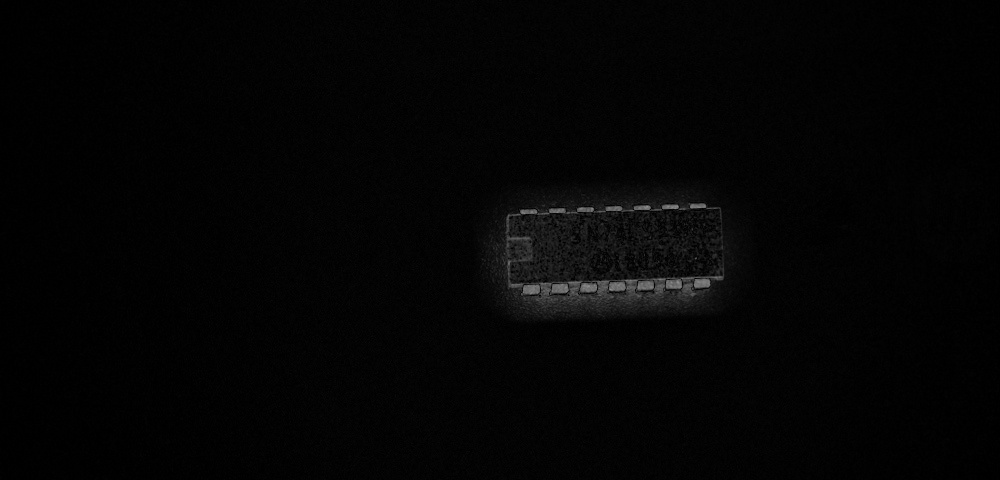
#> input picture SubImages/subtracted_image.jpg, 1000 x 480 px, found by its file name
$ python MaskTest1.py
#> lines starting #> are read from the running program, lines starting #| are printed output that depends on the picture; after the words box and inside, x2 and y2 are one past the last pixel; in counts of white or black regions, pixels touching at a corner belong together
import cv2
import numpy as np
import os

def preprocess_image(image):
    gray_image = cv2.cvtColor(image, cv2.COLOR_BGR2GRAY)
    blurred_image = cv2.GaussianBlur(gray_image, (5, 5), 0)
    edges = cv2.Canny(blurred_image, 50, 150)

    return edges

def detect_and_draw_lines(image, edges):
    lines = cv2.HoughLinesP(edges, 1, np.pi / 180, threshold=100, minLineLength=200, maxLineGap=100)

    # If lines are found, draw them
    if lines is not None:
        line1 = lines[0][0]
        line2 = lines[1][0]
        x1, y1, x2, y2 = line1
        x3, y3, x4, y4 = line2
        # Draw the lines on the image
        cv2.line(image, (x1, y1), (x2, y2), (0, 255, 0), 2)
        cv2.line(image, (x3, y3), (x4, y4), (0, 255, 0), 2)
        p1 = (x1, y1)
        p2 = (x2, y2)
        p3 = (x4, y4)
        p4 = (x3, y3)
        # Draw the vertical connecting lines to form a rectangle
        cv2.line(image, p1, p4, (0, 255, 0), 2)
        cv2.line(image, p2, p3, (0, 255, 0), 2)
        return np.array([p1, p2, p3, p4])
    return None

def mask_image(image, polygon):
    # Create a black mask with the same dimensions as the image
    mask = np.zeros_like(image)
    # Fill the polygon with white (the area to keep)
    cv2.fillPoly(mask, [polygon], (255, 255, 255))
    # Apply the mask to the original image
    masked_image = cv2.bitwise_and(image, mask)
    return masked_image

if __name__ == "__main__":
    image_path = "/Users/lucaslinnemann/Desktop/LucasFiles/SubImages/subtracted_image.jpg"
    save_directory = "/Users/lucaslinnemann/Desktop/LucasFiles/Images/SemiCondFindImages/"

    if not os.path.exists(save_directory):
        os.makedirs(save_directory)

    original_image = cv2.imread(image_path)
#> original_image is the input picture: shape (480, 1000, 3); min 0, max 148, mean 4

    if original_image is None:
        raise ValueError(f"Image not found: {image_path}")
    edges = preprocess_image(original_image)
#> in preprocess_image, `edges = cv2.Canny(blurred_image, 50, 150)`:
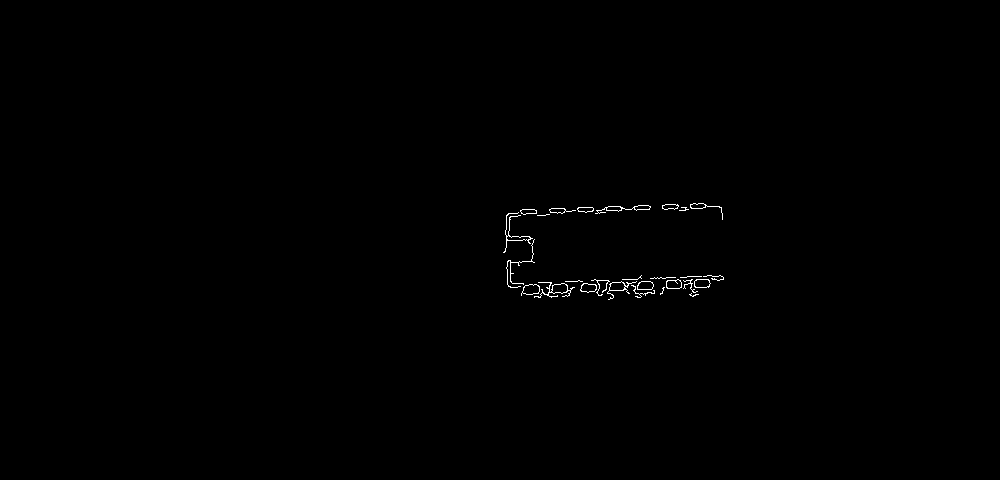
#> edges: shape (480, 1000); 0.29% white in thin lines or dots, all inside (x1, y1, x2, y2) = (503, 203, 724, 300)
    polygon = detect_and_draw_lines(original_image, edges)
#> in detect_and_draw_lines, `lines = cv2.HoughLinesP(edges, 1, np.pi / 180, threshold=100, minLineL..`: lines = [[508, 213, 719, 206], [507, 283, 722, 276]]
#> in detect_and_draw_lines, `line1 = lines[0][0]`: line1 = [508, 213, 719, 206]
#> in detect_and_draw_lines, `line2 = lines[1][0]`: line2 = [507, 283, 722, 276]
#> in detect_and_draw_lines, `x1, y1, x2, y2 = line1`: x1 = 508; y1 = 213; x2 = 719; y2 = 206
#> in detect_and_draw_lines, `x3, y3, x4, y4 = line2`: x3 = 507; y3 = 283; x4 = 722; y4 = 276
#> in detect_and_draw_lines, `p1 = (x1, y1)`: p1 = (508, 213)
#> in detect_and_draw_lines, `p2 = (x2, y2)`: p2 = (719, 206)
#> in detect_and_draw_lines, `p3 = (x4, y4)`: p3 = (722, 276)
#> in detect_and_draw_lines, `p4 = (x3, y3)`: p4 = (507, 283)
#> in detect_and_draw_lines, `cv2.line(image, p2, p3, (0, 255, 0), 2)`:
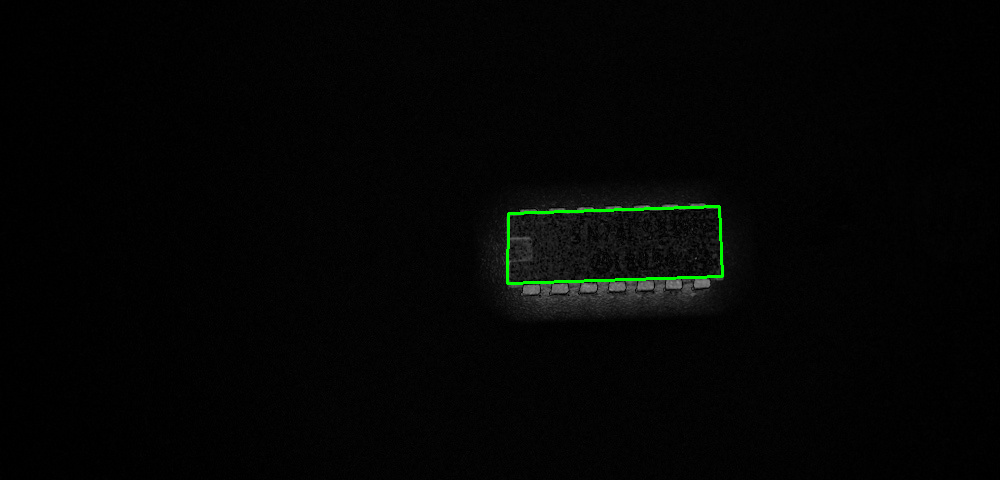
#> image: shape (480, 1000, 3); mean B, G, R 3.8, 4.7, 3.8
#> polygon = [[508, 213], [719, 206], [722, 276], [507, 283]]

    # If a valid area is detected, mask the image
    if polygon is not None:

        masked_image = mask_image(original_image, polygon)
#> in mask_image, `cv2.fillPoly(mask, [polygon], (255, 255, 255))`:
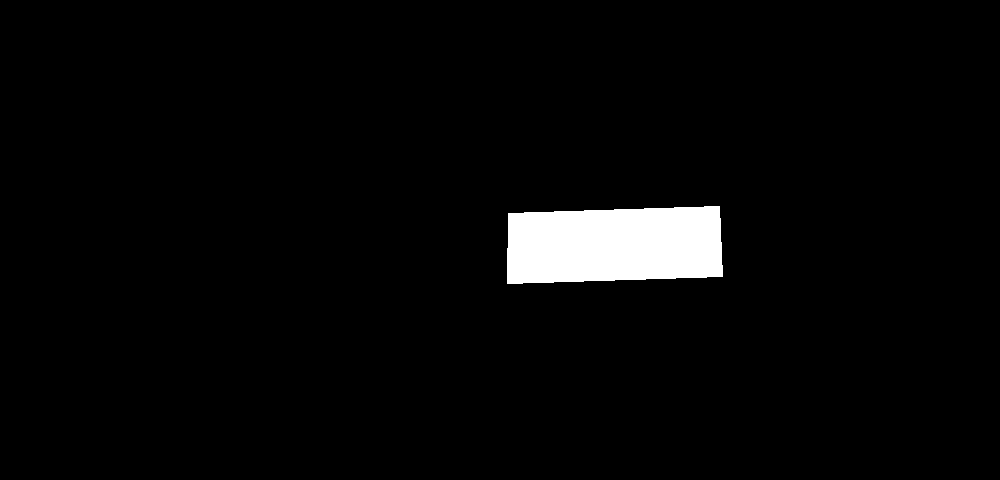
#> mask: shape (480, 1000, 3); 3.2% white; 1 white region, box (x1, y1, x2, y2) and area: (507, 206, 723, 284) 15201
        # Show the original image with detected lines
        cv2.imshow("Detected Lines", original_image)
        # Show the masked image
        cv2.imshow("Masked Image", masked_image)
        save_path = os.path.join(save_directory, "masked_image.jpg")
        cv2.imwrite(save_path, masked_image)
        print(f"Masked image saved at: {save_path}")
        cv2.waitKey(0)
        cv2.destroyAllWindows()

    else:
        print("No valid area detected.")
